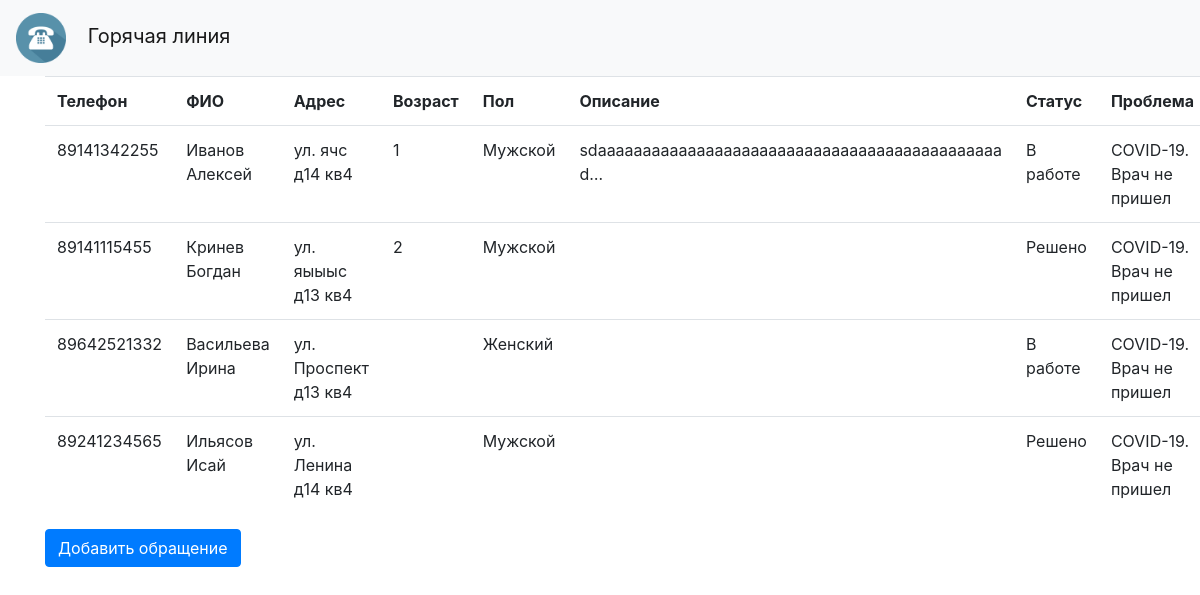
The page / on the database its author committed.
### core/models.py (models this page shows, shortened)
class Obrashenie(models.Model):
    class Meta:
        verbose_name='Обращение'
        verbose_name_plural='Обращения'
    data_vnesenia=models.DateTimeField("Дата внесения", auto_now_add=True)
    phone = models.CharField("Телефон", max_length=255)
    first_name = models.CharField("Фамилия", max_length=255)
    second_name = models.CharField("Имя", max_length=255)
    otchestvo = models.CharField("Отчество", max_length=255,null=True,blank=True)
    vozrast = models.IntegerField("Возраст",null=True,blank=True)
    pol = models.IntegerField("Пол",choices=PolEnum.choices,default=PolEnum.MALE)
    adress = models.CharField("Место жительства", max_length=255)
    opisanie = models.TextField("Описание проблемы",null=True,blank=True)
    status=models.ForeignKey(Status,verbose_name='Статус',on_delete=models.SET_NULL,null=True,blank=False,default=1)
    problems = models.ForeignKey(Problems, verbose_name='Проблемы', on_delete=models.SET_NULL, null=True, blank=False,default=1)

class Status(models.Model):
    class Meta:
        verbose_name = 'Статус'
        verbose_name_plural = 'Статусы'
    name = models.CharField("Наименование", max_length=255)
    def __str__(self):
        return self.name

class Problems(models.Model):
    class Meta:
        verbose_name='Проблема'
        verbose_name_plural='Проблемы'
    name=models.CharField("Наименование",max_length=255)
    def __str__(self):
        return self.name

### core/views.py (the view)
# urls.py: path('', render_home
def render_home(request):
    list_obrashenii = []
    obrashenie=Obrashenie.objects.all()
    return render(
        request,
        'core/home.html', {'obrashenie': obrashenie})

### core/templates/core/home.html
{% extends 'core/base.html' %}
{% block content %}
<div class="container">
   <div class="row">
       <div class="col-12">
        <table class="table">
            <tr>
                <th>
                    Телефон
                </th>
                <th>
                    ФИО
                </th>
                 <th>
                    Адрес
                </th>
                 <th>
                    Возраст
                </th>
                 <th>
                    Пол
                </th>
                 <th>
                    Описание
                </th>
                 <th>
                    Статус
                </th>
                 <th>
                    Проблема
                </th>
            </tr>
            {% for i in obrashenie %}
                <tr>
                <td>
                    {{ i.phone }}
                </td>
                <td>
                    {{ i.first_name }} {{ i.second_name }} {{ i.otchestvo|default_if_none:'' }}
                </td>
                <td>
                    {{ i.adress }}
                </td>
                <td>
                    {{ i.vozrast|default_if_none:''}}
                </td>
                <td>
                    {{ i.get_pol_display }}
                </td>
                <td>
                    {{ i.opisanie|truncatechars:50 }}
                </td>
                <td>
                    {{ i.status|default_if_none:'' }}
                </td>
                <td>
                    {{ i.problems }}
                </td>
                </tr>
            {% endfor %}
        </table>
           <a href="{% url 'render_add' %}" class="btn btn-primary ">Добавить обращение</a>
       </div>
   </div>
</div>
{% endblock %}

### core/templates/core/base.html (shortened to what this page needs)
{% load static %}
<!DOCTYPE html>
<html lang="ru">
<head>
    <link rel="stylesheet" href="https://cdn.jsdelivr.net/npm/bootstrap@4.6.1/dist/css/bootstrap.min.css">
    <link rel="stylesheet" href="{% static 'core/style.css' %}">
</head>
<body>
<nav class="navbar navbar-expand-lg navbar-light bg-light">
  <a class="navbar-brand" href="#"><img class="logo mr-3" src="{% static 'core/logo.png'%}" alt=""> Горячая линия</a>
</nav>
{% block content %} {% endblock %}
</body>
</html>

### core/static/core/style.css (style rules this page uses)
.logo { width: 50px; height: 50px; }

### rows shown on the page
Obrashenie: phone "89141342255", first_name "Иванов", second_name "Алексей", adress "ул. ячс д14 кв4", vozrast "1", pol "Мужской", opisanie "sdaaaaaaaaaaaaaaaaaaaaaaaaaaaaaaaaaaaaaaaaaaaaa d…", status "В работе", problems "COVID-19. Врач не пришел"
Obrashenie: phone "89141115455", first_name "Кринев", second_name "Богдан", adress "ул. яыыыс д13 кв4", vozrast "2", pol "Мужской", status "Решено", problems "COVID-19. Врач не пришел"
Obrashenie: phone "89642521332", first_name "Васильева", second_name "Ирина", adress "ул. Проспект д13 кв4", pol "Женский", status "В работе", problems "COVID-19. Врач не пришел"
Obrashenie: phone "89241234565", first_name "Ильясов", second_name "Исай", adress "ул. Ленина д14 кв4", pol "Мужской", status "Решено", problems "COVID-19. Врач не пришел"
